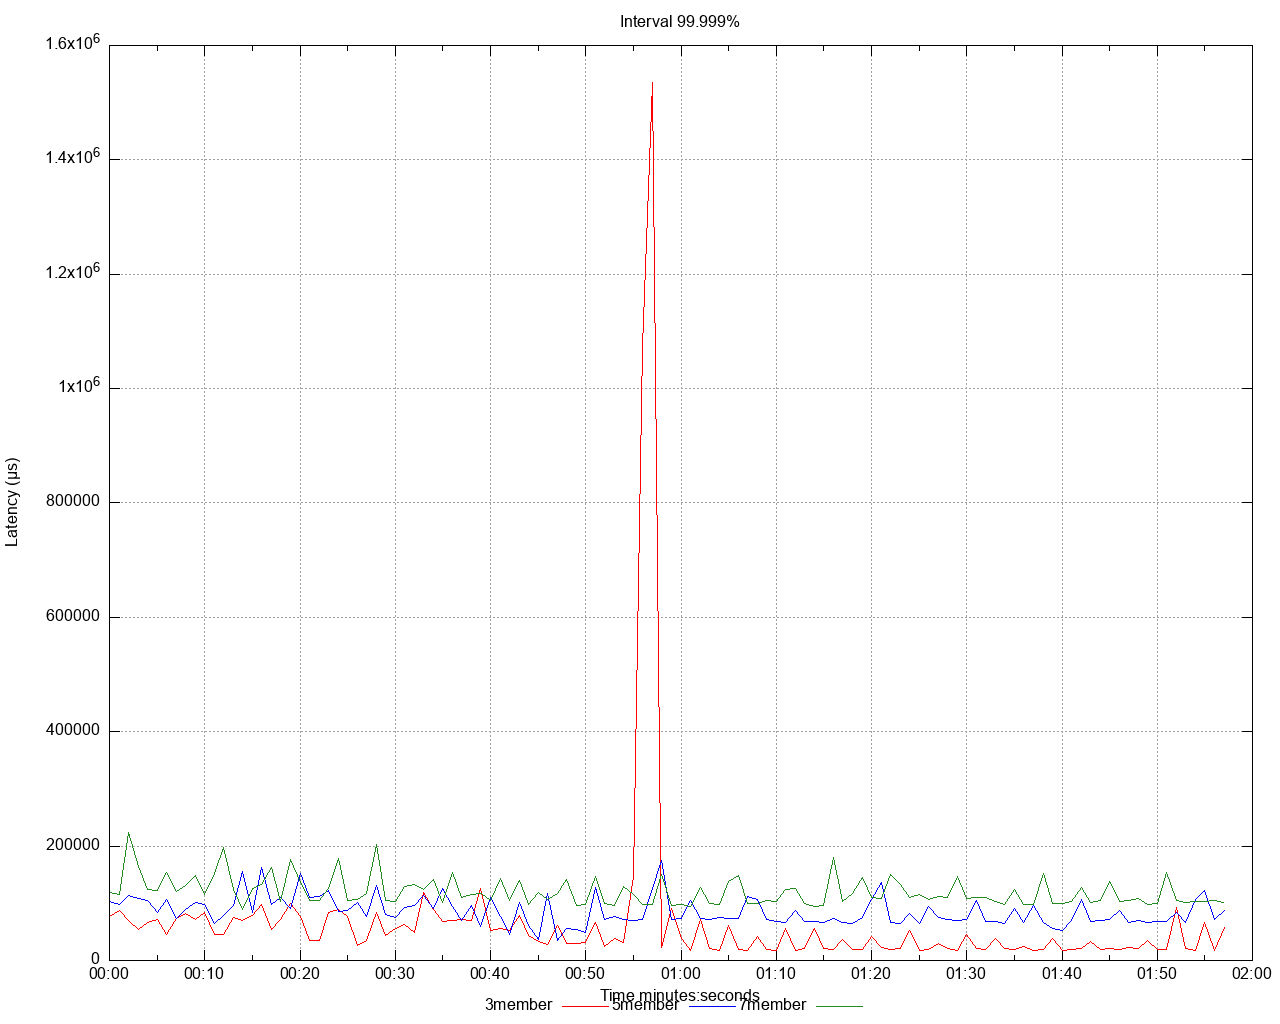

This chart was generated by the following gnuplot code:
set title 'Interval 99.999%' noenhanced
set style data lines
set datafile separator ","
set terminal png size 1280,1024
set grid
set key below
set xdata time
set timefmt "%s"
offset = 0
t0(x)=(offset=($0==0) ? x : offset, x - offset)
set xlabel 'Time minutes:seconds'
set ylabel 'Latency (μs)'
set output '/Users/gbarnett/git/hazelcast-simulator/atomicreference/3and5and7/latency/latency_interval_99999_write.png'
plot \
   '/Users/gbarnett/git/hazelcast-simulator/atomicreference/3and5and7/data/latency_interval_99999_write_1.data' using (t0(timecolumn(1))):2 title "3member" noenhanced lt rgb "red", \
   '/Users/gbarnett/git/hazelcast-simulator/atomicreference/3and5and7/data/latency_interval_99999_write_2.data' using (t0(timecolumn(1))):2 title "5member" noenhanced lt rgb "blue", \
   '/Users/gbarnett/git/hazelcast-simulator/atomicreference/3and5and7/data/latency_interval_99999_write_3.data' using (t0(timecolumn(1))):2 title "7member" noenhanced lt rgb "forest-green", \
